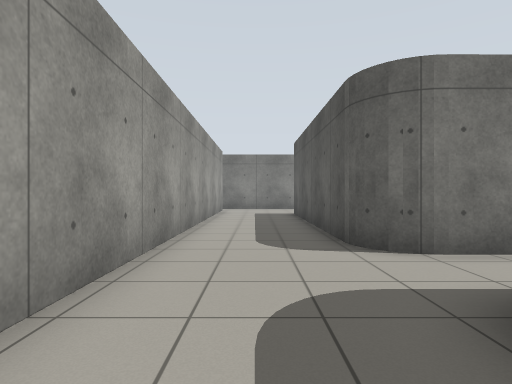
View 1 (above)

20 first-person views from a walk through a Gazebo world. The camera is 0.94 m above the floor, looks level and sees 75° across. The floor is counted in squares, 1 m on a side. Each view is taken from the middle of a square. On the plan, view 1 faces up. The plan holds only what a view shows up to about 12 squares ahead; the rest is blank.

View 2
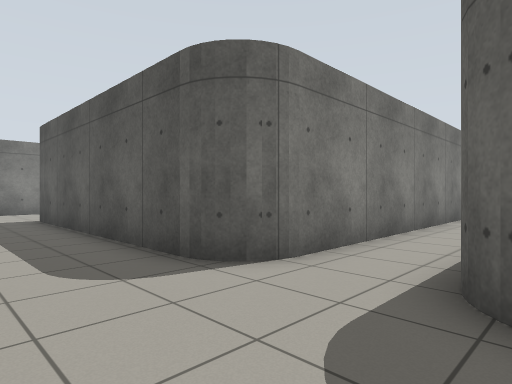

View 3
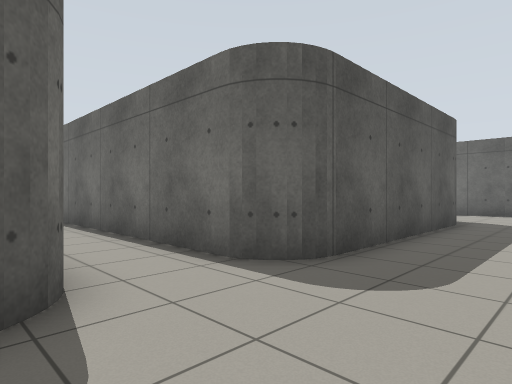

View 4
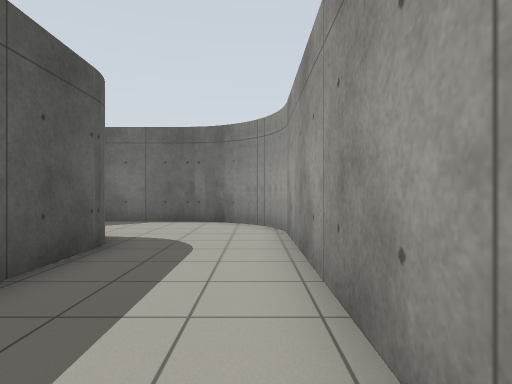

View 5
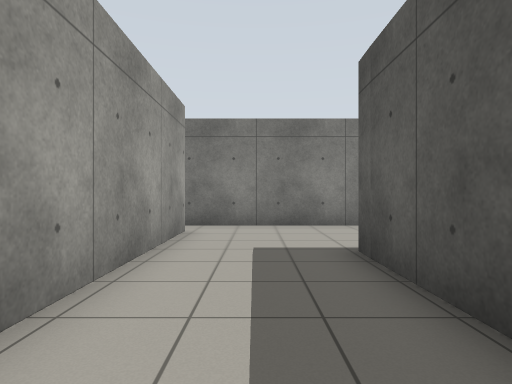

View 6
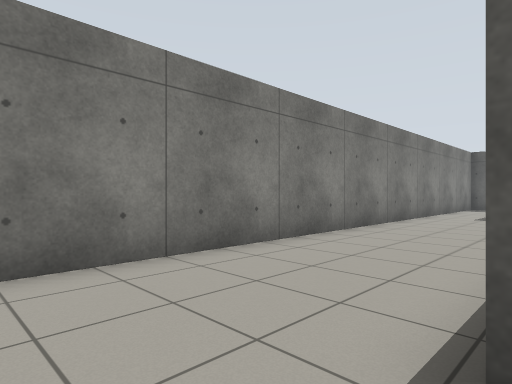

View 7
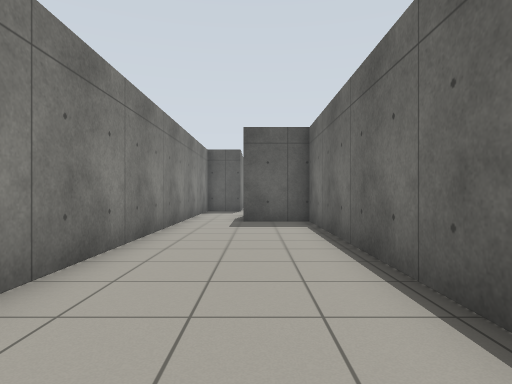

View 8
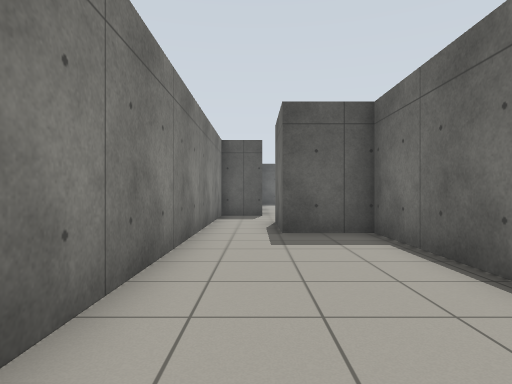

View 9
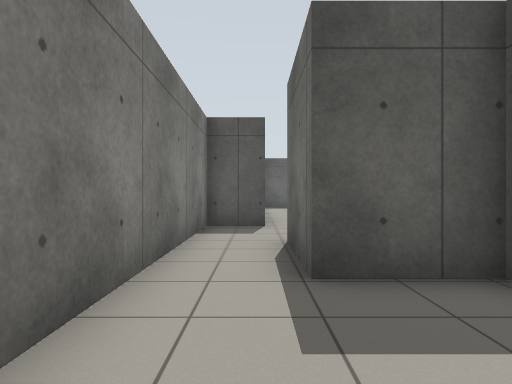

View 10
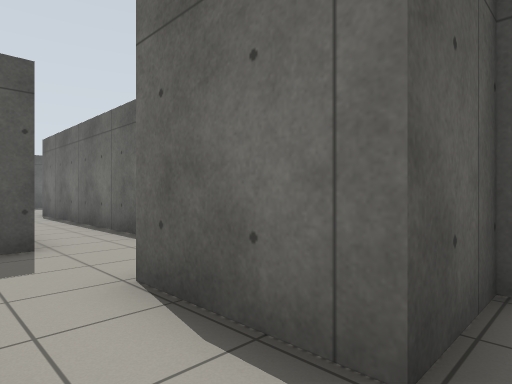

View 11
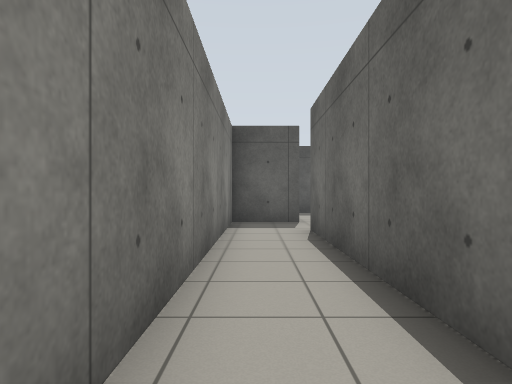

View 12
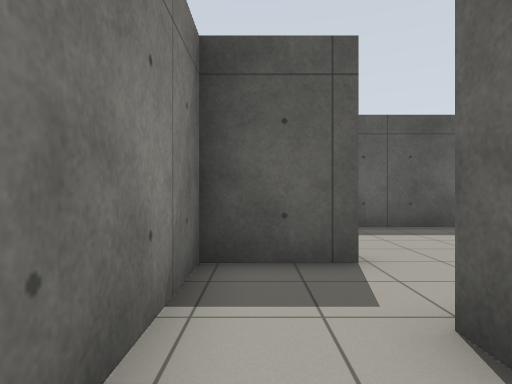

View 13
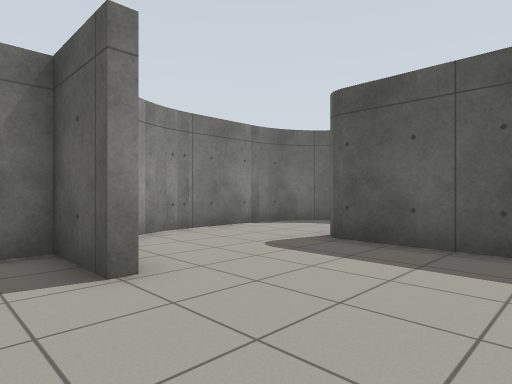

View 14
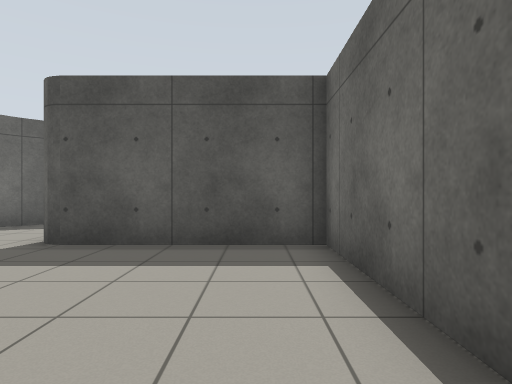

View 15
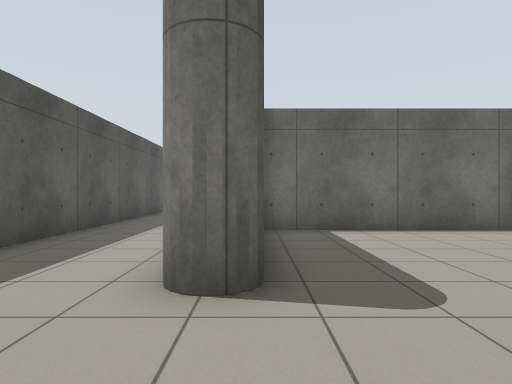

View 16
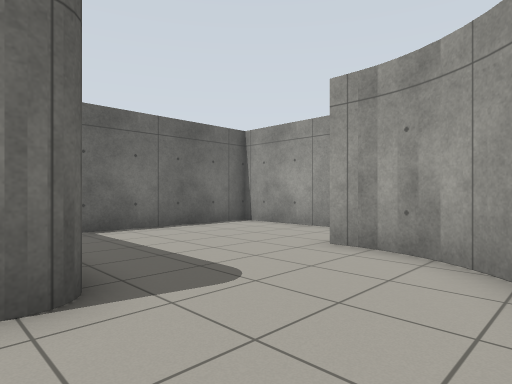

View 17
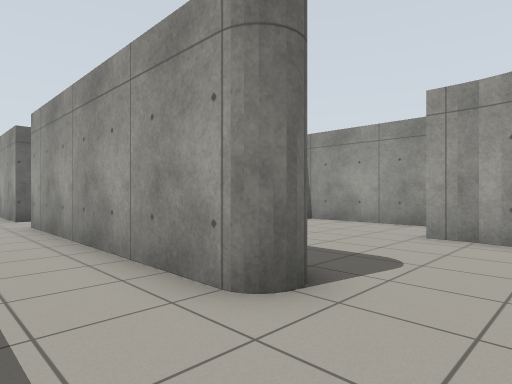

View 18
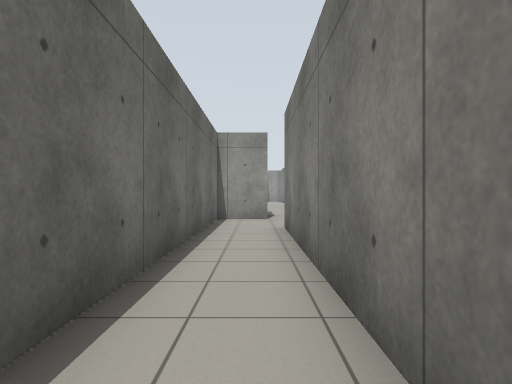

View 19
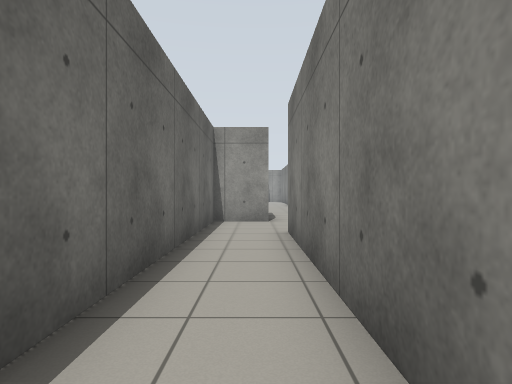

View 20
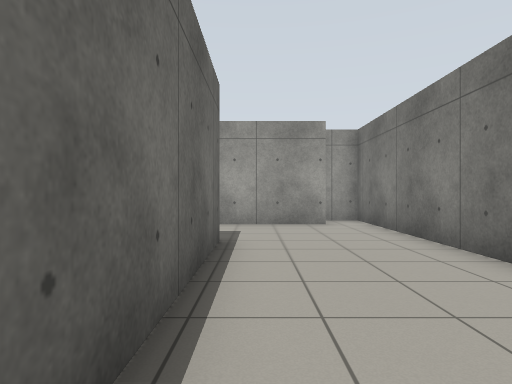

### Floor plan
Points are (right, up) in squares from view 1. A wall is a line through its corners. A room is listed if a view was taken in it or the views show most of it. See-through windows are left out.
Room 1 (views 1, 2, 3, 4, 5, 6, 7, 8, 9, 10, 11, 12, 18, 19, 20)
walls: (2.6, 2.9) (10.4, 2.9); (11.7, 5) (2.6, 5); (1.6, 5.9) (1.6, 14.3) (14.6, 14.3) (14.6, 16.4) (17.4, 16.4) (17.4, 14.7) (29.4, 14.7); (-1.7, 0.1) (-1.7, -7); (1.7, -4.9) (1.7, 1.9); (-1.5, -7.8) (-1.2, -8.2); (-1.3, -8.1) (-1, -8.5); (0.9, -9.6) (3.9, -9.6); (-0.1, -9.2) (0.3, -9.4); (-1.7, 17.1) (-1.7, 2.1); (31.4, 14.6) (31.4, 16.7) (20.2, 16.7) (20.2, 18.4) (-3, 18.4) (-3, 17.2)
ways out: opening at (30, 14) to room 2
Room 2 (views 13, 14, 15, 16, 17)
walls: (31.7, 15.6) (31.7, 14.6); (31.8, 16) (31.8, 15.5); (37, 14.5) (37, 13.5); (31.9, 16.3) (31.8, 15.8); (32.1, 16.7) (31.9, 16.2); (32.5, 17.3) (32.2, 16.9); (32.7, 17.5) (32.4, 17.1); (34, 18.2) (33.5, 18); (34.3, 18.3) (33.8, 18.2); (34.6, 18.3) (34.1, 18.3); (29.3, 13.9) (29.3, 9.7) (35.9, 9.7) (35.9, 14.5); (37.5, 18.4) (34.5, 18.4); (38.3, 18.2) (37.8, 18.3); (39.2, 17.6) (38.8, 17.9); (39.6, 17.1) (39.3, 17.5)
ways out: opening at (30, 14) to room 1; opening at (38.3, 15)

Positions as (right, up) in squares from view 1, and headings:
1: (0, 0), facing up
2: (-1, 2), facing up-right
3: (-1, 6), facing down-right
4: (-1, 1), facing down
5: (0, 9), facing up
6: (0, 14), facing up-right
7: (4, 16), facing right
8: (7, 17), facing right
9: (11, 17), facing right
10: (14, 18), facing down-right
11: (21, 16), facing right
12: (27, 16), facing right
13: (30, 11), facing up-right
14: (30, 11), facing right
15: (36, 18), facing down
16: (37, 18), facing down-left
17: (39, 17), facing down-left
18: (29, 16), facing left
19: (28, 16), facing left
20: (8, 15), facing left
